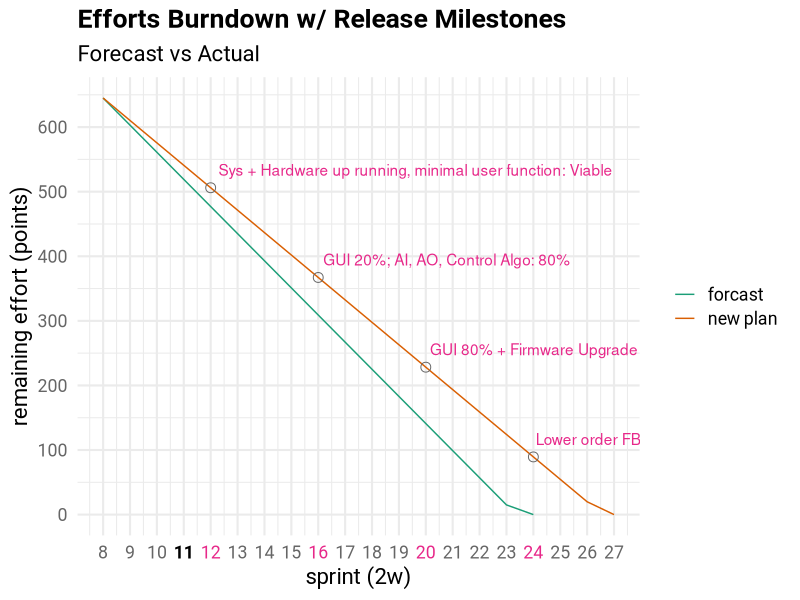
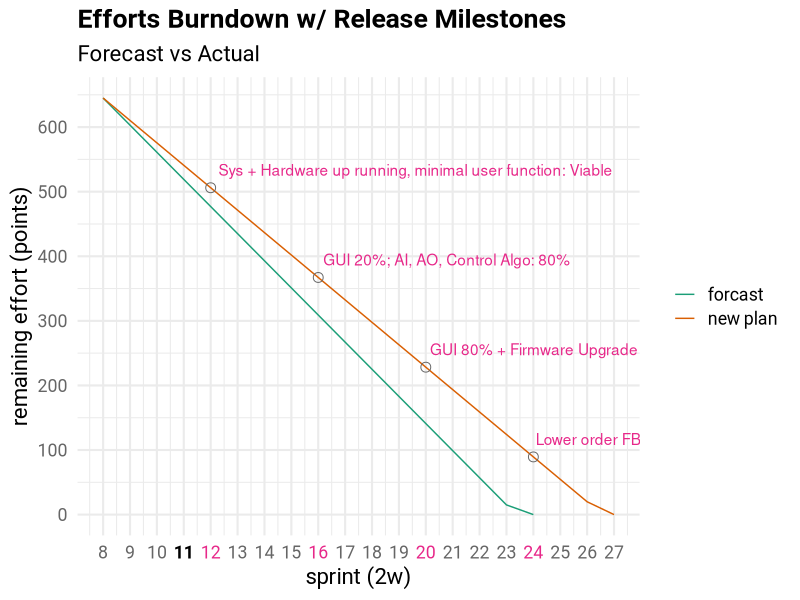

The R script that drew these images, in order:
library(ggplot2); library(purrr); library(RColorBrewer);

ystep <- 100
guide_line_color <- '#c0c0c0'
guide_line_sz <- .2
curr_sprint <- 11
annotation_point_sz <- 3
tick_label_color <- brewer.pal(n = 8, name = 'Dark2')[8]
highlight_color <- brewer.pal(n = 8, name = 'Dark2')[4]
annotation_color <- brewer.pal(n = 8, name = 'Dark2')[4]
curr_sprint_color <- 'black'
font <- 'Roboto'
font_sz <- 16

mid <- function(min, max, dist) {
    ceiling(min + (max - min) * dist)
}

dat <- read.csv('burndown.csv')
forecast <- data.frame(dat$sprint, dat$forecast, rep('forecast', dim(dat)[1]))
inspection <- data.frame(dat$sprint, dat$inspection, rep('inspection', dim(dat)[1]))
inspection <- subset(inspection, ! is.na(dat.inspection))
adaptation <- data.frame(dat$sprint, dat$adaptation, rep('adaptation', dim(dat)[1]))
adaptation <- subset(adaptation, ! is.na(dat.adaptation))

head <- c('sprint', 'efforts', 'type')
names(forecast) <- head
names(inspection) <- head
names(adaptation) <- head
#burndown <- rbind(forecast, inspection, adaptation)
burndown <- rbind(forecast, adaptation)

max_efforts <- max(burndown$efforts)
min_sprint <- min(burndown$sprint)
max_sprint <- max(burndown$sprint)
sprints_num <- nrow(forecast)
velocity <- max_efforts / (max_sprint - min_sprint)

key_sprints_index = c(mid(1, sprints_num, .2)
                          , mid(1, sprints_num, .4)
                          , mid(1, sprints_num, .6)
                          , mid(1, sprints_num, .8))
key_sprints <- forecast[key_sprints_index,]
key_sprints$name <- c('Sys + Hardware up running, minimal user function: Viable'
                      , 'GUI 20%; AI, AO, Control Algo: 80%'
                      , 'GUI 80% + Firmware Upgrade'
                      , 'Lower order FBIs');
sprint_colors <- rep(tick_label_color, sprints_num)
sprint_colors[key_sprints_index] = highlight_color
sprint_colors[curr_sprint - min_sprint + 1] <- curr_sprint_color
sprint_faces <- rep('plain', sprints_num)
sprint_faces[curr_sprint - min_sprint + 1] <- 'bold'

my_theme <- function() {
    theme_minimal(base_size = font_sz, base_family = font) +
        theme(legend.title = element_blank()) +
        theme(plot.title = element_text(vjust = 1.25, face = 'bold')) +
        theme(axis.text.x = element_text(color = sprint_colors
                                         , face= sprint_faces)) +
        theme(axis.text.y = element_text(color = tick_label_color))
}

plot <- ggplot(burndown, aes(sprint, efforts)) +
    geom_line(aes(color = type, size = type == 'inspection')) +
    scale_color_brewer(palette = 'Dark2', labels = c('forcast', 'new plan')) +
    scale_x_continuous(limits = c(min_sprint, max_sprint),
        breaks = seq(min_sprint, max_sprint, by=1), name = 'sprint (2w)') +
    scale_y_continuous(limits = c(0, max_efforts)
        , breaks = seq(0, max_efforts, by=ystep)
        , name = 'remaining effort (points)') +
    scale_size_manual(values = c(0.5, 1.5), guide = FALSE) +
    geom_point(data = key_sprints, aes(sprint, efforts), shape = 1
               , size = annotation_point_sz
               , color = tick_label_color) +
    geom_text(data = key_sprints, aes(sprint, efforts, label = name)
              , color = annotation_color
              , hjust = -.02, vjust = -1) +
    labs(title = 'Efforts Burndown w/ Release Milestones'
         , subtitle = 'Forecast vs Actual') +
    my_theme()

ggsave(file = 'burndown.svg', width = 8, height = 6, units = 'in')
ggsave(file = 'burndown.png', width = 8, height = 6, units = 'in'
       , dpi = 300)

